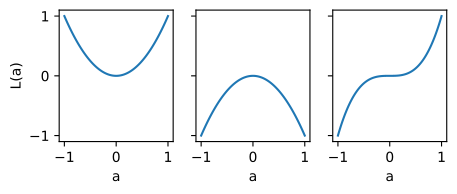

Source code (Python):
import numpy as np
import matplotlib.pyplot as plt

import argparse
parser = argparse.ArgumentParser()
parser.add_argument('filename', type=str)
args = parser.parse_args()

xs = np.linspace(-1, 1, 100)
fig, axs = plt.subplots(ncols=3, figsize=(5,1.7), sharey=True)
axs[0].plot(xs, xs**2)
axs[1].plot(xs, -xs**2)
axs[2].plot(xs, xs**3)
for i in range(3):
    axs[i].set_xlabel('a')
axs[0].set_ylabel('L(a)')

fig.savefig(args.filename, bbox_inches='tight')
